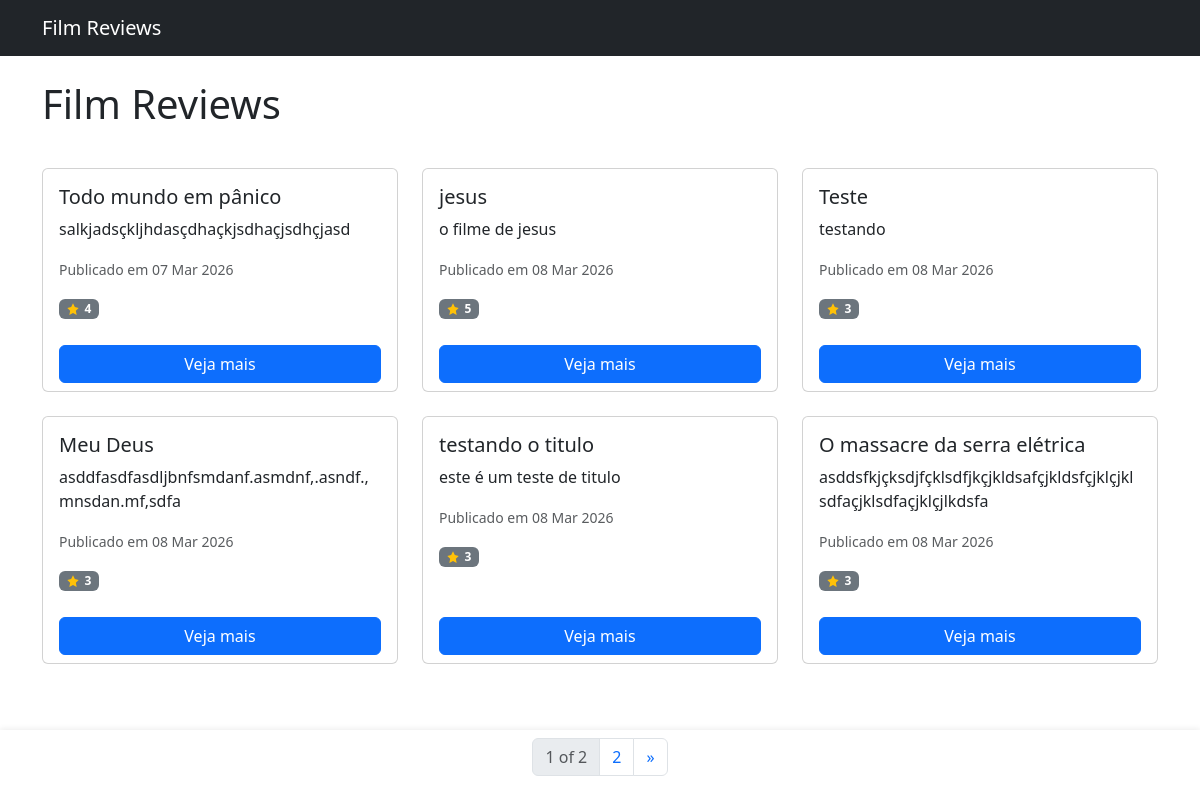
The app's page /reviews/ with its own data.
### reviews/models.py (models this page shows, shortened)
class Review(models.Model):
    class Status(models.IntegerChoices):
        DRAFT = 5, 'Draft'
        PUBLISHED = 10, 'Published'
    class Rating(models.IntegerChoices):
        BAD = 0, 'Bad'
        POOR = 1, 'Poor'
        FAIR = 2, 'Fair'
        GOOD = 3, 'Good'
        EXCELLENT = 4, 'Excellent'
        EXCEPTIONAL = 5, 'Exceptional'
    title = models.CharField(max_length=200)
    slugfied_title = models.SlugField(blank=True, default='', max_length=200, unique_for_date='published_at')
    body = models.TextField()
    status = models.IntegerField(choices=Status.choices, default=Status.DRAFT)
    author = models.ForeignKey(User, on_delete=models.CASCADE)
    rating = models.IntegerField(choices=Rating.choices, default=Rating.GOOD)
    published_at = models.DateTimeField(default=timezone.now)
    created_at = models.DateTimeField(auto_now_add=True)
    updated_at = models.DateTimeField(auto_now=True)
    published = PublishedManager()
    objects = models.Manager()
    comments: models.Manager['Comment']
    def get_absolute_url(self):
        from django.urls import reverse
        return reverse (
            'reviews:review_detail',
            args=[self.published_at.year, self.published_at.month, self.published_at.day, self.slugfied_title]
        )

### reviews/views.py (the view)
# urls.py: path('', views.list_reviews, name='list_reviews'),
def list_reviews(request):
    reviews = Review.published.all()
    paginator = Paginator(reviews, 6)
    page_number = request.GET.get('page', 1)
    try:
        reviews_page = paginator.page(page_number)
    except(EmptyPage, PageNotAnInteger):
        reviews_page = paginator.page(1)
    return render(request, 'reviews/list.html', {'reviews_page': reviews_page})

### reviews/models.py (called while the page is built)
    def get_queryset(self):
        return super().get_queryset().filter(status=Review.Status.PUBLISHED)

### reviews/templates/reviews/list.html (shortened to what this page needs)
{% extends 'reviews/base.html' %}
{% block content %}
    <div class="container mt-4 with-fixed-pagination">
        <h1>Film Reviews</h1>
        <div class="row row-cols-1 row-cols-md-3 g-4 mt-3">
            {% for review in reviews_page %}
                <div class="col d-flex">
                    <div class="card h-100 d-flex flex-column w-100">
                        <div class="card-body">
                            <h5 class="card-title">{{ review.title }}</h5>
                            <p class="card-text">{{ review.body | truncatechars:100 }}</p>
                            <p class="card-text"><small class="text-muted">Publicado em {{ review.published_at|date:"d M Y" }}</small></p>
                            <div class="rating-inline">
                                <span class="badge bg-secondary">
                                    <svg class="icon-star" xmlns="http://www.w3.org/2000/svg" viewBox="0 0 24 24" aria-hidden="true" focusable="false">
                                        <path d="M12 .587l3.668 7.431L23.4 9.75l-5.7 5.56L19.335 24 12 19.897 4.665 24l1.635-8.69L.6 9.75l7.732-1.732L12 .587z" />
                                    </svg>
                                    {{ review.rating }}
                                </span>
                            </div>
                        </div>
                        <div class="card-footer bg-transparent border-0 mt-auto">
                            <a href="{{ review.get_absolute_url }}" class="btn btn-primary w-100">Veja mais</a>
                        </div>
                    </div>
                </div>
            {% endfor %}
        </div>
        {% include 'pagination.html' with page=reviews_page %}
    </div>
{% endblock %}

### reviews/templates/reviews/list.html (style rules this page uses)
.rating-inline { display: inline-flex; align-items: center; }
.rating-inline .badge { display: inline-flex; align-items: center; gap: 0.35rem; padding: 0.25rem 0.5rem; }
.rating-inline .icon-star { width: 1em; height: 1em; fill: #ffc107; flex: 0 0 auto; }
.with-fixed-pagination { padding-bottom: 4.5rem; }

### records on screen
Review: title "Todo mundo em pânico", body "salkjadsçkljhdasçdhaçkjsdhaçjsdhçjasd", published_at "07 Mar 2026", rating "4"
Review: title "jesus", body "o filme de jesus", published_at "08 Mar 2026", rating "5"
Review: title "Teste", body "testando", published_at "08 Mar 2026", rating "3"
Review: title "Meu Deus", body "asddfasdfasdljbnfsmdanf.asmdnf,.asndf.,mnsdan.mf,sdfa", published_at "08 Mar 2026", rating "3"
Review: title "testando o titulo", body "este é um teste de titulo", published_at "08 Mar 2026", rating "3"
Review: title "O massacre da serra elétrica", body "asddsfkjçksdjfçklsdfjkçjkldsafçjkldsfçjklçjklsdfaçjklsdfaçjklçjlkdsfa", published_at "08 Mar 2026", rating "3"

### other values on screen
{{ page.number }} "1"
{{ page.paginator.num_pages }} "2"
{{ page.next_page_number }} "2"
